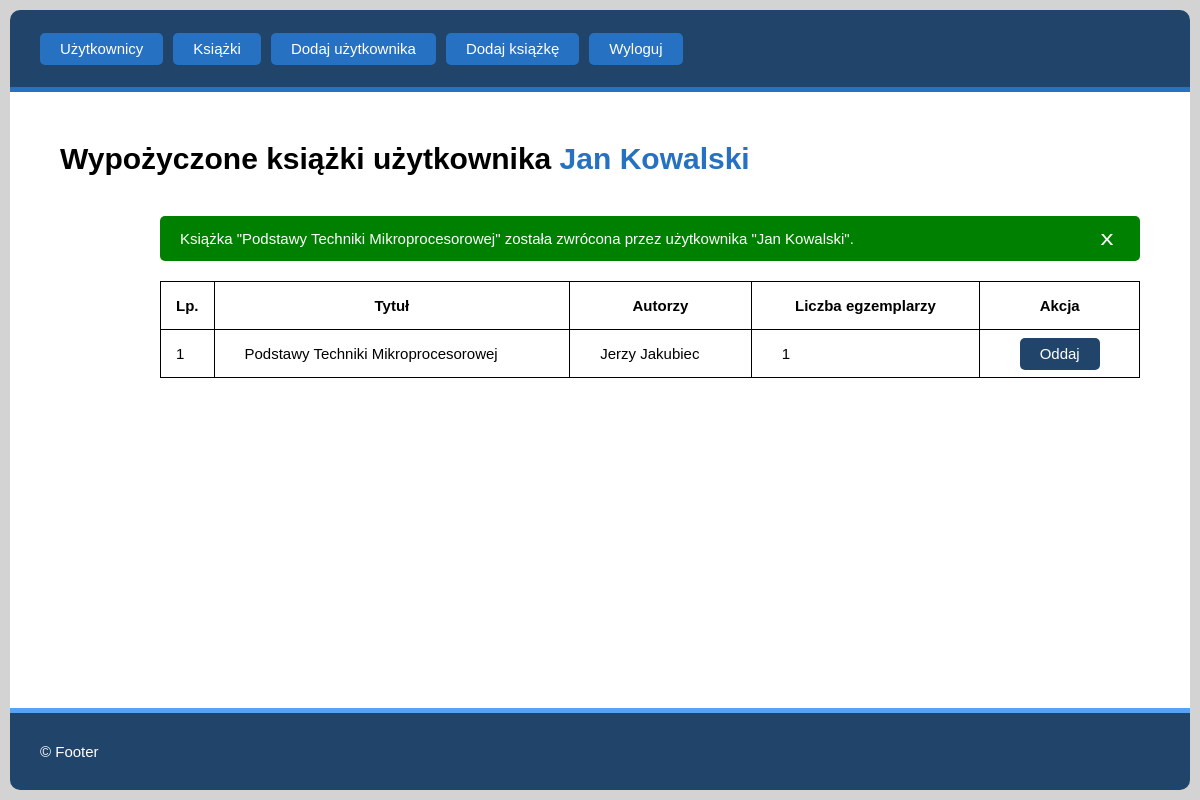
Page /index.php?action=books/refund&_bookid=1 (signed in) on the committed database.
### tables this page shows
CREATE TABLE `books` (
  `id` bigint(20) UNSIGNED NOT NULL,
  `title` varchar(100) NOT NULL,
  `authors` varchar(100) NOT NULL,
  `copies` int(10) UNSIGNED NOT NULL
);

### src/core/Renderer.php (called while the page is built, shortened)
<?php
class Renderer
{
    public function render($view, $data = array())
    {
        require_once Config::get('__MVC_VIEWS_DIR') . $view . '.php';
    }
}

### src/controllers/BooksController.php (called while the page is built, shortened)
<?php
class BooksController extends Controller
{
    private $_service;
    public function __construct()
    {
        $this->_service = BooksService::get_instance();
    }
    public function refund()
    {
        $auth_values = $this->_service->check_authentication_values(true);
        $this->_service->rent_refund_selected_book(
            'zwrócenie', 'zwrócona',
            "DELETE FROM books_users_binding WHERE `user_id` = ? AND `book_id` = ? LIMIT 1",
            "UPDATE books SET copies = copies + 1 WHERE id = ?",
        );
        $rented_books = $this->_service->return_rents_books($auth_values['user']);
        $this->renderer->render('show_rented_books', array(
            'rented_books_data' => $rented_books,
            'is_self_user' => $auth_values['is_self_user'],
            'user_full_name' => $auth_values['user_full_name'],
            'header_mode' => $_SESSION['logged_user']['user_role'] === Config::get('__ADMIN_ROLE') ? 'admin' : 'user',
            'banner_text' => $this->_service->get_banner_text(),
            'banner_active_class' => !empty($this->_service->get_banner_text()) ? 'app__banner--enabled' : '',
            'banner_mode_class' => $this->_service->get_banner_error() ? 'app__banner--error' : 'app__banner--info',
        ));
    }
}

### src/core/MvcApplication.php (called while the page is built, shortened)
<?php
class MvcApplication
{
    private static $_instance;
    private $renderer_instance;
    private function __construct()
    {
        $this->renderer_instance = Renderer::get_instance();
        $this->render_mvc();
    }
    private function render_mvc()
    {
        try
        {
            $action_params = $this->parse_url();
            $this->controller_instance = new $controller_class_name;
            call_user_func([ $this->controller_instance, $action_params['method'] ]);
        }
        catch(ReflectionException $e)
        {
            $this->renderer_instance->render('_not-found');
            die;
        }
    }
    private function parse_url()
    {
        $action_type = Config::get('__MVC_DEF_METHOD');
        $separate_controller_and_method = explode('/', filter_var(rtrim($_GET['action']), FILTER_SANITIZE_URL));
        if (count($separate_controller_and_method) > 1)
        {
            $action_type = $separate_controller_and_method[1];
        }
        return array(
            'controller' => $this->parse_controller_name($separate_controller_and_method[0]),
            'method' =>     $action_type,
        );
    }
    private function parse_controller_name($controller_raw_name)
    {
        return ucfirst($controller_raw_name) . Config::get('__MVC_CONTROLLER_SUFFIX');
    }
    public static function run()
    {
        if (self::$_instance == null) self::$_instance = new MvcApplication();
    }
}

### index.php (called while the page is built, shortened)
<?php
require_once __DIR__ . __SEP__ . 'src' . __SEP__ . 'config.php';
MvcApplication::run();

### src/core/DbContext.php (called while the page is built, shortened)
<?php
class DbContext
{
    private static $_instance;
    private $_db_handler;
    private function __construct()
    {
        try
        {
            $this->_db_handler = new PDO(
                Config::get('__DB_DSN'),
                Config::get('__DB_USERNAME'),
                Config::get('__DB_PASSWORD'),
                Config::get('__DB_INIT_COMMANDS')
            );
            $this->_db_handler->setAttribute(PDO::ATTR_ERRMODE, PDO::ERRMODE_EXCEPTION);
        }
        catch (PDOException $e)
        {
            echo 'Nie udało połączyć się z bazą danych.<br>';
            echo $e->getMessage();
            die;
        }
    }
    public function get_data_from_db($sql_query, $model_clazz, $id = null)
    {
        $cursor = null;
        $data_array = array();
        if (isset($id))
        {
            $prep_statement = $this->_db_handler->prepare($sql_query);
            $prep_statement->execute(array('id_sant' => (int) $id));
            $cursor = $prep_statement;
        }
        else
        {
            $cursor = $this->_db_handler->query($sql_query);
        }
        while ($mapped_objects = $cursor->fetchObject($model_clazz))
        {
            array_push($data_array, $mapped_objects);
        }
        return $data_array;
    }
    public function check_if_exist($sql_query, $model_clazz, $param_name_or_id, $redirect_controller, $redirect_action)
    {
        if (is_numeric($param_name_or_id)) $id = $param_name_or_id;
        else $id = $_GET['_' . $param_name_or_id . 'id'];
        if (isset($id) && is_numeric($id))
        {
            $result = $this->get_data_from_db($sql_query, $model_clazz, $id);
            if ($result) return $result[0];
        }
    }
    public function get_handler()
    {
        return $this->_db_handler;
    }
    public static function get_instance()
    {
        if (self::$_instance == null) self::$_instance = new DbContext();
        return self::$_instance;
    }
}

### src/core/Config.php (called while the page is built, shortened)
<?php
class Config
{
    private static $_values = array();
    public static function set($key, $value)
    {
        self::$_values[$key] = $value;
    }
    public static function get($key)
    {
        return self::$_values[$key];
    }
}

### src/services/BooksService.php (called while the page is built, shortened)
<?php
class BooksService extends Service
{
    public function rent_refund_selected_book($mode_descr_first, $mode_descr_second, $first_query, $second_query, $is_rent = false)
    {
        try
        {
            $this->_dbh->beginTransaction();
            $this->_dbh->commit();
        }
        catch (Exception $e)
        {
            $this->_banner_error = true;
            $this->_banner_text = $e->getMessage();
            $this->_dbh->rollback();
        }
    }
    public function check_authentication_values($skip_redirect = false)
    {
        $is_admin = $_SESSION['logged_user']['user_role'] === Config::get('__ADMIN_ROLE');
        $is_user = $_SESSION['logged_user']['user_role'] === Config::get('__USER_ROLE');
        $redir_path = $is_admin ? 'users' : 'books';
        if ($is_user || $skip_redirect) $books_user_id = $_SESSION['logged_user']['user_id'];
        $found_user = $this->_pdo->check_if_exist(DbContext::GET_USER_QUERY, UserModel::class, $books_user_id, $redir_path, 'show');
        return array(
            'user' => $found_user,
            'is_self_user' => $_SESSION['logged_user']['user_id'] == $books_user_id,
            'user_full_name' => $is_admin ? $found_user->get_full_name() : $_SESSION['logged_user']['full_name'],
        );
    }
    public function return_rents_books($user_model)
    {
        $user_rented_books = array();
        try
        {
            $this->_dbh->beginTransaction();
            $query = "
                SELECT DISTINCT books.id AS id, books.title AS title, books.authors AS authors FROM books_users_binding AS busb
                INNER JOIN books ON busb.book_id = books.id
                INNER JOIN users ON busb.user_id = users.id
                WHERE busb.user_id = ?
            ";
            $statement = $this->_dbh->prepare($query);
            $statement->execute(array($user_model->get_id()));
            while($fetched_rented_book = $statement->fetchObject(RentedBookModel::class))
            {
                $count_query = "
                    SELECT COUNT(busb.book_id) FROM books_users_binding AS busb WHERE busb.user_id = ? AND busb.book_id = ?
                ";
                $count_statement = $this->_dbh->prepare($count_query);
                $count_statement->execute(array($user_model->get_id(), $fetched_rented_book->get_id()));
                $count_of_single_book = $count_statement->fetch(PDO::FETCH_NUM)[0];
                array_push($user_rented_books, new RentedBookViewModel($fetched_rented_book, $count_of_single_book));
            }
            $this->_dbh->commit();
        }
        catch(Exception $e)
        {
            $this->_banner_error = true;
            $this->_banner_text = 'Nie udało się pobrać wypożyczonych książek użytkownika "' . $user_model->get_full_name() . '".';
            $this->_dbh->rollback();
        }
        finally
        {
            $statement->closeCursor();
        }
        return $user_rented_books;
    }
}

### src/models/RentedBookModel.php (called while the page is built, shortened)
<?php
class RentedBookModel
{
    protected $id;
    protected $title;
    protected $authors;
    public function get_id()
    {
        return $this->id;
    }
    public function get_title()
    {
        return $this->title;
    }
    public function get_authors()
    {
        return $this->authors;
    }
}
class RentedBookViewModel extends RentedBookModel
{
    protected $rented_count;
    public function __construct($rented_book_model, $rented_count)
    {
        $this->id = $rented_book_model->get_id();
        $this->title = $rented_book_model->get_title();
        $this->authors = $rented_book_model->get_authors();
        $this->rented_count = $rented_count;
    }
    public function get_rented_count()
    {
        return $this->rented_count;
    }
}

### src/core/Service.php (called while the page is built, shortened)
<?php
abstract class Service
{
    protected function __construct()
    {
        $this->_pdo = DbContext::get_instance();
        $this->_dbh = $this->_pdo->get_handler();
    }
}

### src/views/show_rented_books.php (the view, shortened to what this page needs)
<!DOCTYPE html>
<html lang="pl">
<head>
    <link rel="stylesheet" href="static/styles.css">
</head>
<body>
    <main class="app__content">
        <h1>Wypożyczone książki użytkownika <span class="user_highlight"><?= $data['user_full_name'] ?></span></h1>
        <div class="table-with-banner__container">
            <div id="banner-container" class="app__banner <?= $data['banner_active_class'] . ' ' . $data['banner_mode_class'] ?>">
                <?= $data['banner_text'] ?>
                <button id="close-banner-button" class="banner__close-button">x</button>
            </div>
            <?php if ($data['rented_books_data']) { ?>
                <table class="app__table">
                    <tr>
                        <th class="cell--lp">Lp.</th>
                        <th>Tytuł</th>
                        <th>Autorzy</th>
                        <th>Liczba egzemplarzy</th>
                        <?php if ($data['is_self_user']) { ?>
                            <th>Akcja</th>
                        <?php } ?>
                    </tr>
                    <?php for ($i = 0; $i < count($data['rented_books_data']); $i++) { ?>
                        <tr>
                            <td class="cell--lp"><?= $i + 1 ?></td>
                            <td><?= $data['rented_books_data'][$i]->get_title() ?></td>
                            <td><?= $data['rented_books_data'][$i]->get_authors() ?></td>
                            <td><?= $data['rented_books_data'][$i]->get_rented_count() ?></td>
                            <?php if ($data['is_self_user']) { ?>
                                <td class="cell--center">
                                    <a class="button--default button__variant--normal"
                                        href="index.php?action=books/refund&_bookid=<?= $data['rented_books_data'][$i]->get_id() ?>">
                                        Oddaj
                                    </a>
                                </td>
                            <?php } ?>
                        </tr>
                    <?php } ?>
                </table>
            <?php } else { ?>
                <div class="app__banner app__banner--inline app__banner--warn">
                    Brak wypożyczonych książek. Kliknij <a href="index.php?action=books/show">tutaj</a> aby wypożyczyć książkę.
                </div>
            <?php } ?>
        </div>
    </main>
</body>
</html>

### static/styles.css (style rules this page uses)
* { padding: 0; margin: 0; box-sizing: border-box; font-family: sans-serif; }
h1 { margin-bottom: 40px; }
.user_highlight { color: #2671c1; }
body { height: 100vh; padding: 10px; display: flex; flex-direction: column; border-radius: 10px; width: 100%; font-size: 15px; background-color: lightgray; }
.app__header, .app__footer { display: flex; justify-content: flex-start; align-items: center; padding: 30px; width: 100%; color: white; background-color: #21446a; }
.app__header { border-bottom: 5px solid #2671c1; border-radius: 10px 10px 0 0; }
.header__list { display: flex; list-style-type: none; }
.header__list > li { margin-right: 10px; }
.header__list > li a.header__list__link { color: white; text-decoration: none; padding: 7px 20px 8px; background-color: #2671c1; border-radius: 5px; transition: .2s background-color linear; }
.app__footer { border-top: 5px solid #56a2f4; border-radius: 0 0 10px 10px; }
.app__content { padding: 50px; flex-grow: 1; background-color: white; }
.content__form__container, .form-with-banner__container, .table-with-banner__container { margin-left: 100px; max-width: 800px; }
.table-with-banner__container { max-width: 1100px; }
.app__table { border-collapse: collapse; width: 100%; }
.app__table td, .app__table th { padding: 15px 30px; border: 1px solid black; }
.app__table td.cell--lp, .app__table th.cell--lp { padding: 15px; width: 20px; }
.app__table td.cell--center { text-align: center; }
.app__banner { display: none; justify-content: space-between; align-items: center; margin-bottom: 20px; border-radius: 5px; padding: 10px 20px; color: white; }
.app__banner--info { background-color: green; }
.app__banner--enabled { display: flex; }
.banner__close-button { background-color: transparent; border: none; cursor: pointer; padding: 2px 8px 3px; line-height: 1; transform:scale(1.3,1); font-size: 20px; color: white; }
.button--default { width: fit-content; font-size: 15px; padding: 7px 20px 8px; border: none; cursor: pointer; }
.button__variant--normal, .button__variant--error { border-radius: 5px; transition: .2s all linear; background-color: #21446a; color: white; text-decoration: none; }

### rows in the picture
books: title "Podstawy Techniki Mikroprocesorowej", authors "Jerzy Jakubiec", rented_count "1"

### other values in the picture
$data['user_full_name'] "Jan Kowalski"
$data['banner_text'] "Książka \"Podstawy Techniki Mikroprocesorowej\" została zwrócona przez użytkownika \"Jan Kowalski\"."
